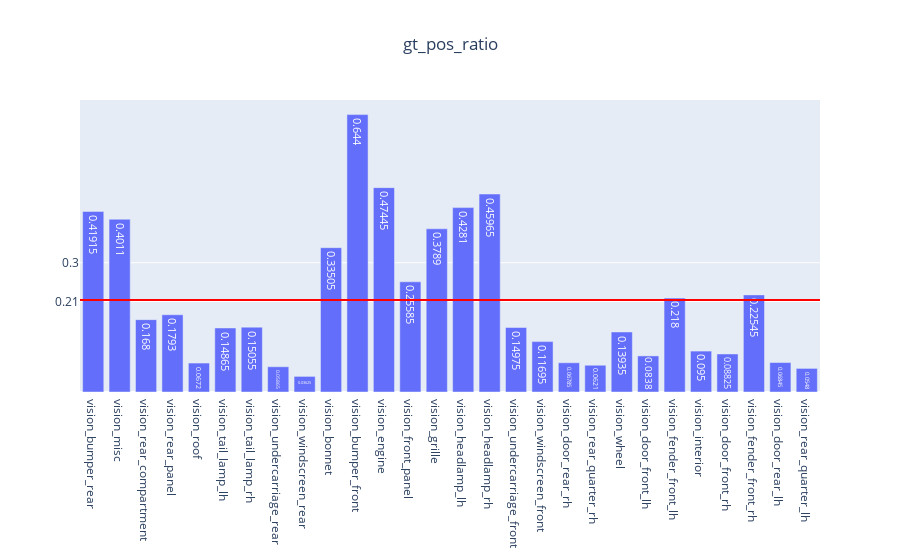

The code cell stored with this chart in its notebook:
### Code cell
genVisMulitlabel(partEvalMetrics, "gt_pos_ratio")

### Figure 1 — Plotly figure (JSON) as saved in the notebook; plotly's stock layout.template omitted (floating-point values rounded to 4 significant figures)
{"data": [{"text": [0.4192, 0.4011, 0.168, 0.1793, 0.0672, 0.1487, 0.1505, 0.05865, 0.03625, 0.3351, 0.644, 0.4744, 0.2559, 0.3789, 0.4281, 0.4597, 0.1497, 0.1169, 0.06785, 0.0621, 0.1394, 0.0838, 0.218, 0.095, 0.08825, 0.2255, 0.06845, 0.0548], "type": "bar", "x": ["vision_bumper_rear", "vision_misc", "vision_rear_compartment", "vision_rear_panel", "vision_roof", "vision_tail_lamp_lh", "vision_tail_lamp_rh", "vision_undercarriage_rear", "vision_windscreen_rear", "vision_bonnet", "vision_bumper_front", "vision_engine", "vision_front_panel", "vision_grille", "vision_headlamp_lh", "vision_headlamp_rh", "vision_undercarriage_front", "vision_windscreen_front", "vision_door_rear_rh", "vision_rear_quarter_rh", "vision_wheel", "vision_door_front_lh", "vision_fender_front_lh", "vision_interior", "vision_door_front_rh", "vision_fender_front_rh", "vision_door_rear_lh", "vision_rear_quarter_lh"], "y": [0.4192, 0.4011, 0.168, 0.1793, 0.0672, 0.1487, 0.1505, 0.05865, 0.03625, 0.3351, 0.644, 0.4744, 0.2559, 0.3789, 0.4281, 0.4597, 0.1497, 0.1169, 0.06785, 0.0621, 0.1394, 0.0838, 0.218, 0.095, 0.08825, 0.2255, 0.06845, 0.0548]}], "layout": {"shapes": [{"line": {"color": "red", "width": 2}, "type": "line", "x0": 0, "x1": 1, "xref": "x domain", "y0": 0.2134, "y1": 0.2134, "yref": "y"}], "title": {"text": "gt_pos_ratio", "x": 0.5}, "yaxis": {"tickmode": "array", "tickvals": ["0.21", 0.3, 0.8]}}}
